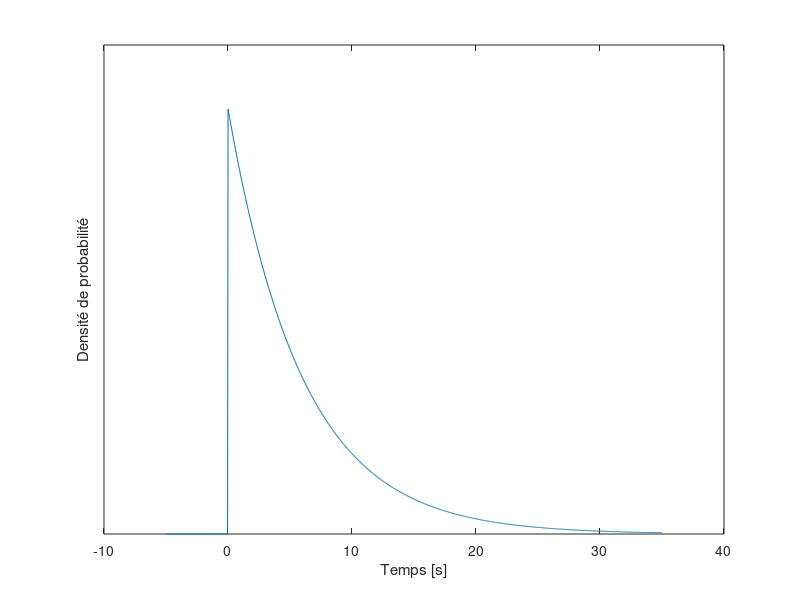

The MATLAB script that drew this image: (Note: this script raises an error after producing the figure.)
%% loi arrivee vehicules

t = linspace(-5, 35, 1000);
p = (t>=0) .* exp(-t/6);

fig = figure;
plot(t, p);
ylim([0, 1.15]);
xlabel('Temps [s]');
ylabel('Densité de probabilité');
yticks([]);
fig.Position(3:4) = [300 220];

%% loi masse

% conversion loi log-normale
sigma2_m_log = log((250/1250)^2 + 1);
mu_m_log = log(1250) - sigma2_m_log/2;

m = linspace(0, 2500, 1000);
p = exp(-(log(m)-mu_m_log).^2/(2*sigma2_m_log)) ./ m;

fig = figure;
plot(m, p);
ylim([0, 1.15*max(p)]);
xlabel('Masse [kg]');
ylabel('Densité de probabilité');
yticks([]);
fig.Position(3:4) = [300 220];

%% loi vitesse

v = linspace(0, 100, 1000);
p = exp(-(v-55).^2/(2*10^2));

fig = figure;
plot(v, p);
ylim([0, 1.15]);
xlabel('Vitesse [km/h]');
ylabel('Densité de probabilité');
yticks([]);
fig.Position(3:4) = [300 220];
